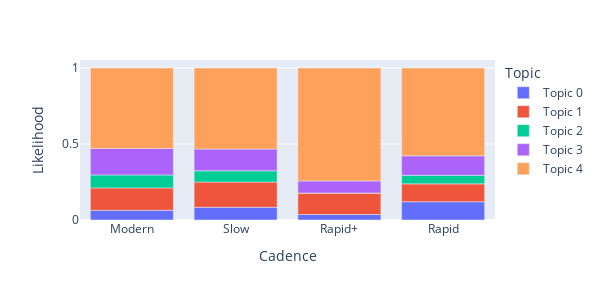

Here is the notebook cell this chart was saved with:
### Code cell
topic_cadence = {}

for cadence in repos_topic_likelihood.CADENCE.unique().tolist():
    topic_cadence[cadence.title()] = {}
    repos_topic_likelihood = repos_topics_classes.copy()
    cadence_repos = repos_topic_likelihood[repos_topic_likelihood.CADENCE == cadence]
    likelihoods = model.transform(btm.get_vectorized_docs(cadence_repos["TEXT_PROCESSED"], vocabulary))
    
    for topic_id in sorted(top_topics): # top topics
    # for topic_id in range(model.topics_num_): # all topics
        topic_likelihood = likelihoods.T[topic_id].sum()  # what is the probability of seeing this topic given the cadence
        topic_cadence[cadence.title()][f"Topic {topic_id}"] = topic_likelihood / likelihoods.sum()
    
topic_cadence_df = pd.DataFrame([{"Topic": k, "Cadence": cadence, "Likelihood": v} for cadence, topics in topic_cadence.items() for k, v in topics.items()])
# display(topic_cadence_df)

# width=600, height=300
fig = px.bar(topic_cadence_df, x="Cadence", y="Likelihood", color="Topic", width=600, height=300) #.update_layout(title_text=f"Topic likelihoods per cadence for {language} projects", title_x=0.5)
fig.show()

### Figure 1 — Plotly figure (JSON) as saved in the notebook; plotly's stock layout.template omitted (floating-point values rounded to 4 significant figures)
{"data": [{"alignmentgroup": "True", "hovertemplate": "Topic=Topic 0<br>Cadence=%{x}<br>Likelihood=%{y}<extra></extra>", "legendgroup": "Topic 0", "marker": {"color": "#636efa", "pattern": {"shape": ""}}, "name": "Topic 0", "offsetgroup": "Topic 0", "orientation": "v", "showlegend": true, "textposition": "auto", "type": "bar", "x": ["Modern", "Slow", "Rapid+", "Rapid"], "xaxis": "x", "y": [0.06408, 0.08355, 0.03632, 0.1203], "yaxis": "y"}, {"alignmentgroup": "True", "hovertemplate": "Topic=Topic 1<br>Cadence=%{x}<br>Likelihood=%{y}<extra></extra>", "legendgroup": "Topic 1", "marker": {"color": "#EF553B", "pattern": {"shape": ""}}, "name": "Topic 1", "offsetgroup": "Topic 1", "orientation": "v", "showlegend": true, "textposition": "auto", "type": "bar", "x": ["Modern", "Slow", "Rapid+", "Rapid"], "xaxis": "x", "y": [0.147, 0.1661, 0.1411, 0.1174], "yaxis": "y"}, {"alignmentgroup": "True", "hovertemplate": "Topic=Topic 2<br>Cadence=%{x}<br>Likelihood=%{y}<extra></extra>", "legendgroup": "Topic 2", "marker": {"color": "#00cc96", "pattern": {"shape": ""}}, "name": "Topic 2", "offsetgroup": "Topic 2", "orientation": "v", "showlegend": true, "textposition": "auto", "type": "bar", "x": ["Modern", "Slow", "Rapid+", "Rapid"], "xaxis": "x", "y": [0.0853, 0.07384, 7.85e-05, 0.05623], "yaxis": "y"}, {"alignmentgroup": "True", "hovertemplate": "Topic=Topic 3<br>Cadence=%{x}<br>Likelihood=%{y}<extra></extra>", "legendgroup": "Topic 3", "marker": {"color": "#ab63fa", "pattern": {"shape": ""}}, "name": "Topic 3", "offsetgroup": "Topic 3", "orientation": "v", "showlegend": true, "textposition": "auto", "type": "bar", "x": ["Modern", "Slow", "Rapid+", "Rapid"], "xaxis": "x", "y": [0.1741, 0.1435, 0.07943, 0.1283], "yaxis": "y"}, {"alignmentgroup": "True", "hovertemplate": "Topic=Topic 4<br>Cadence=%{x}<br>Likelihood=%{y}<extra></extra>", "legendgroup": "Topic 4", "marker": {"color": "#FFA15A", "pattern": {"shape": ""}}, "name": "Topic 4", "offsetgroup": "Topic 4", "orientation": "v", "showlegend": true, "textposition": "auto", "type": "bar", "x": ["Modern", "Slow", "Rapid+", "Rapid"], "xaxis": "x", "y": [0.5295, 0.5329, 0.7431, 0.5778], "yaxis": "y"}], "layout": {"barmode": "relative", "height": 300, "legend": {"title": {"text": "Topic"}, "tracegroupgap": 0}, "margin": {"t": 60}, "width": 600, "xaxis": {"anchor": "y", "autorange": true, "domain": [0, 1], "range": [-0.5, 3.5], "title": {"text": "Cadence"}, "type": "category"}, "yaxis": {"anchor": "x", "autorange": true, "domain": [0, 1], "range": [0, 1.053], "title": {"text": "Likelihood"}, "type": "linear"}}}
